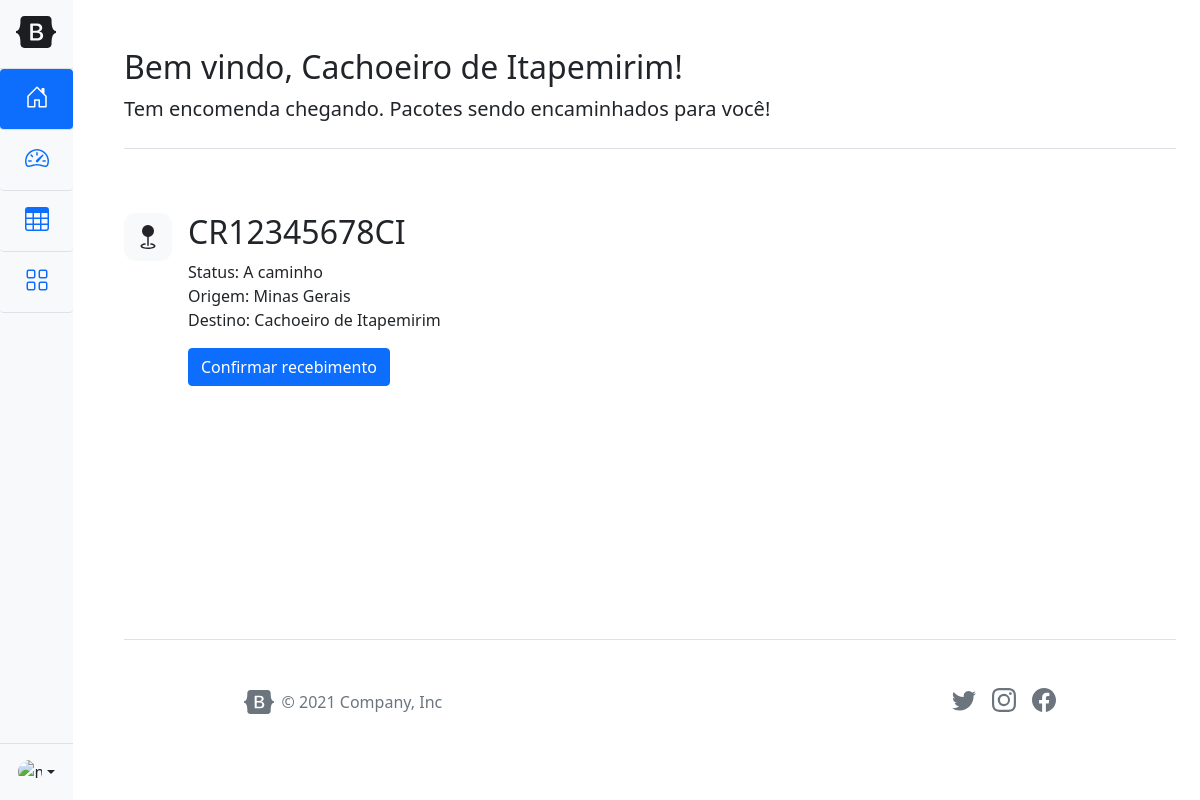
/home (signed in), run on the app's committed database.
### app/models/db.py (models this page shows, shortened)
class Station(db):
    __tablename__ = "station"
    id = Column(Integer, primary_key=True, autoincrement=True)
    name = Column(String, nullable=False)
    password = Column(String, nullable=False)
    email = Column(String, nullable=False)
    cnpj = Column(String, nullable=False)
    @property
    def is_authenticated(self):
        return True

class Package(db):
    __tablename__ = "package"
    id_pack = Column(String, primary_key=True)
    weight = Column(String, nullable=False)
    sender_cpf = Column(String, nullable=False)
    sender_name = Column(String, nullable=False)
    sender_email = Column(String, nullable=False)

### app/controllers/default.py (the view)
@app.route("/home", methods=["GET", "PUT", "POST"])
def home():
    if current_user.is_authenticated:
        form = UpdateRegisterPack(request.form)
        if request.method == "POST" or request.method == "GET":
            pack_confirmed = form.id.data
            session.query(Transaction).filter(Transaction.package_id == pack_confirmed).update({"status_transaction": 1})
            session.commit()
            lista_package = []
            transaction = session.query(Transaction).filter(Transaction.destiny_id == current_user.id)
            for trans in transaction:
                if trans.status_transaction != 1:
                    station_dest = session.query(Station).filter(Station.id == trans.destiny_id).all()
                    station_ori = session.query(Station).filter(Station.id == trans.source_id).all()
                    data_pack = session.query(Package).filter(Package.id_pack == trans.package_id).all()
                    for o in station_ori:
                        orig_id = o.id
                        orig_name = o.name
                        for d in station_dest:
                            dest_id = d.id
                            dest_name = d.name
                    for p in data_pack:
                        idPack = p.id_pack
                    lista_package.append(
                        {
                            "id": idPack,
                            "source_id": orig_name,
                            "destiny_id": dest_name,
                            "status_transaction": trans.status_transaction,
                            "orig": orig_name,
                            "dest": dest_name,
                        }
                    )
            return render_template('home.html', lista_package = lista_package, form = form)
    else:
        return redirect(url_for('index'))

### app/models/db.py (called while the page is built)
@event.listens_for(Engine, "connect")
def set_sqlite_pragma(dbapi_connection, connection_record):
    cursor = dbapi_connection.cursor()
    cursor.execute("PRAGMA foreign_keys=ON")
    cursor.close()

@login_manager.user_loader
def load_user(user_id):
    return session.query(Station).get(user_id)

### app/templates/home.html (shortened to what this page needs)
{% extends 'base.html' %}
{% block meta %}
<link href="../static/css/sidebars.css" rel="stylesheet">
<link href="../static/assets/dist/css/bootstrap.min.css" rel="stylesheet">
<link href="../static/css/features.css" rel="stylesheet">
{% endblock %}
{% block content %}
<body>
  <section style="display: flex;">
    <nav id="sidebarMenu" class="col-md-3 bg-light sidebar" style="width: 73px; padding: 0px; position: fixed;">
      <div class="d-flex flex-column flex-shrink-0 bg-light" style="width: 73px; height: 100vh!important;">
        <a href="{{ url_for('home') }}" class="d-block p-3 link-dark text-decoration-none border-bottom"
          title="Icon-only" data-bs-toggle="tooltip" data-bs-placement="right">
          <svg class="bi" width="40" height="32">
            <use xlink:href="#bootstrap" />
          </svg>
        </a>
        <ul class="nav nav-pills nav-flush flex-column mb-auto text-center">
          <li class="nav-item">
            <a href="{{ url_for('home') }}" class="nav-link active py-3 border-bottom" aria-current="page" title="Home"
              data-bs-toggle="tooltip" data-bs-placement="right">
              <svg class="bi" width="24" height="24" role="img" aria-label="Home">
                <use xlink:href="#home" />
              </svg>
            </a>
          </li>
          <li>
            <a href="{{ url_for('dashboard') }}" class="nav-link py-3 border-bottom" title="Dashboard"
              data-bs-toggle="tooltip" data-bs-placement="right">
              <svg class="bi" width="24" height="24" role="img" aria-label="Dashboard">
                <use xlink:href="#speedometer2" />
              </svg>
            </a>
          </li>
          <li>
            <a href="{{ url_for('order') }}" class="nav-link py-3 border-bottom" title="Orders" data-bs-toggle="tooltip"
              data-bs-placement="right">
              <svg class="bi" width="24" height="24" role="img" aria-label="Orders">
                <use xlink:href="#table" />
              </svg>
            </a>
          </li>
          <li>
            <a href="{{ url_for('package') }}" class="nav-link py-3 border-bottom" title="Packages"
              data-bs-toggle="tooltip" data-bs-placement="right">
              <svg class="bi" width="24" height="24" role="img" aria-label="Packages">
                <use xlink:href="#grid" />
              </svg>
            </a>
          </li>
        </ul>
        <div class="dropdown border-top">
          <a href="#"
            class="d-flex align-items-center justify-content-center p-3 link-dark text-decoration-none dropdown-toggle"
            id="dropdownUser3" data-bs-toggle="dropdown" aria-expanded="false">
            <img src="https://github.com/mdo.png" alt="mdo" width="24" height="24" class="rounded-circle">
          </a>
        </div>
      </div>
    </nav>
    <main class="col-md-9 ms-sm-auto col-lg-11 px-md-4" style="padding-left:2rem;">
      <div class="container px-4 py-5 border-bottom"
        style="padding-right: 0px!important; padding-left: 0px!important; padding-bottom: 0px!important; height: 80vh !important;"
        id="hanging-icons">
        <div class=" align-items-center pb-2 mb-3 border-bottom">
          <h2>Bem vindo, {{ current_user.name }}!</h2>
          <p class="lead">Tem encomenda chegando. Pacotes sendo encaminhados para você!</p>
        </div>
        <div class="row g-4 py-5 row-cols-1 row-cols-lg-3">
          <form action="" method="POST">
            {% if lista_package|length != 0 %}
            {% for pack in lista_package %}
            <div class="col d-flex align-items-start">
              <div class="icon-square bg-light text-dark flex-shrink-0 me-3">
                <svg class="bi" width="1em" height="1em">
                  <use xlink:href="#geo-fill" />
                </svg>
              </div>
              <div>
                <h2>{{ pack['id'] }}</h2>
                <p style="margin-bottom: 0px;">
                  {% if pack['status_transaction'] == false %}
                  Status: A caminho
                  {% else %}
                  Status: Entregue
                  {% endif %}
                </p>
                <p style="margin-bottom: 0px;">Origem: {{ pack['orig'] }}</p>
                <p>Destino: {{ pack['dest'] }}</p>
                <button class="btn btn-primary" type="submit">
                  Confirmar recebimento
                </button>
              </div>
          </form>
        </div>
        {% endfor %}
        {% endif %}
      </div>
      <footer class="d-flex flex-wrap align-items-center container pb-2 pt-5 mb-3"
        style="justify-content: space-around; width: 95%;">
        <div class="col-md-4 d-flex align-items-center">
          <a href="/" class="mb-3 me-2 mb-md-0 text-muted text-decoration-none lh-1">
            <svg class="bi" width="30" height="24">
              <use xlink:href="#bootstrap" />
            </svg>
          </a>
          <span class="text-muted">&copy; 2021 Company, Inc</span>
        </div>
        <ul class="nav col-md-4 justify-content-end list-unstyled d-flex">
          <li class="ms-3"><a class="text-muted" href="#"><svg class="bi" width="24" height="24">
                <use xlink:href="#twitter" />
              </svg></a></li>
          <li class="ms-3"><a class="text-muted" href="#"><svg class="bi" width="24" height="24">
                <use xlink:href="#instagram" />
              </svg></a></li>
          <li class="ms-3"><a class="text-muted" href="#"><svg class="bi" width="24" height="24">
                <use xlink:href="#facebook" />
              </svg></a></li>
        </ul>
      </footer>
    </main>
  </section>
</body>
{% endblock %}

### app/static/css/sidebars.css (style rules this page uses)
.bi { vertical-align: -.125em; pointer-events: none; fill: currentColor; }
.dropdown-toggle { outline: 0; }
.nav-flush .nav-link { border-radius: 0; }

### app/static/css/features.css (style rules this page uses)
.bi { vertical-align: -.125em; fill: currentColor; }
.icon-square { display: inline-flex; align-items: center; justify-content: center; width: 3rem; height: 3rem; font-size: 1.5rem; border-radius: .75rem; }

### data on the page
Station: name "Cachoeiro de Itapemirim", dest "Cachoeiro de Itapemirim"
Package: id "CR12345678CI"
Station: orig "Minas Gerais"
